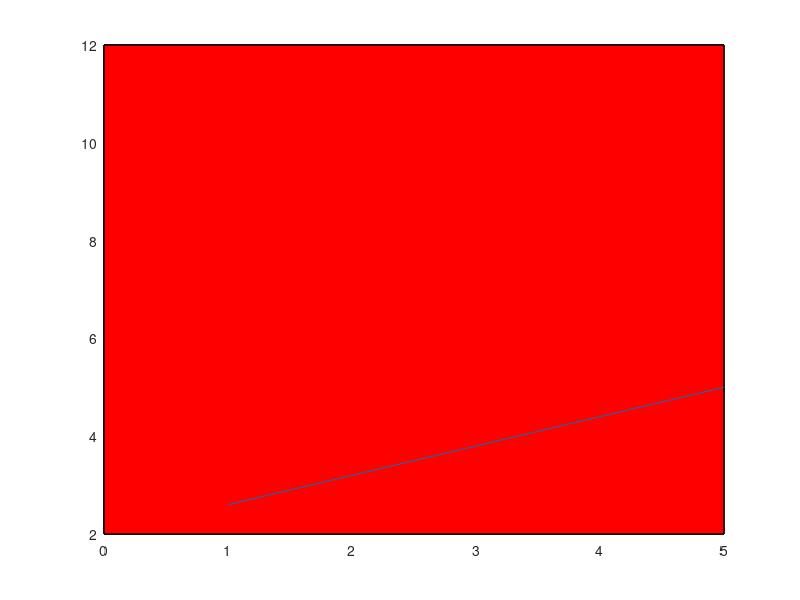

MATLAB code for this plot:
% close all
% clear all
% clc
% t=-2.550; 
% acc=1.44e-10; 
% a=1.732*acc;
% 
% s=1:-0.02:0 ;
% %kx=(2*pi/(sqrt(3)*a))*s ;
% kx=linspace(2*pi/(sqrt(3)*a),0,size(s,2));
% ky=linspace(2*pi/(3*a),0,size(s,2));
% E1=t.*sqrt(1+4.*cos((sqrt(3).*a/2).*kx).*cos((a/2).*ky)+4.*cos((a/2).*ky).^2) ;
% E2=-E1; 
% 
% 
% plot(E1,'r') 
% hold on 
% plot(E2,'r')
% 
% E = [E1];
% En = E2;
% 
% s=0:0.02:1;
% kx=(2*pi/(sqrt(3)*a))*s;
% ky=0;
% E1=t.*sqrt(1+4.*cos((sqrt(3).*a/2).*kx).*cos((a/2).*ky)+4.*cos((a/2).*ky).^2);
% E2=-E1;
% 
% %plot(E1,'*')
% %hold on
% %plot(E2,'*')
% 
% E = [E E1];
% En = [En E2];
% 
% s=0:0.02:1;
% kx=(2*pi/(sqrt(3)*a));
% ky=(2*pi/(3*a))*s ;
% E1=t.*sqrt(1+4.*cos((sqrt(3).*a/2).*kx).*cos((a/2).*ky)+4.*cos((a/2).*ky).^2);
% E2=-E1; 
% 
% %plot(E1,'*')
% %hold on
% %plot(E2,'*')
% 
% 
% E = [E E1];
% En = [En E2];
% 
% plot(E)
% hold on;
% plot(En);


%3d plot genelleştirmesi için

close all;
clear; clc;
% s = scatter3(5,5,5);
% s.Marker  ='o';
% s.MarkerFaceColor = 'blue';
% hold on;
% s = scatter3(6,20,0);
% s.Marker  ='o';
% s.MarkerFaceColor = 'blue';
%hold on
%x = 0:0.01:2*pi;
%r = rectangle('Position',[1 2 5 6]);
%plot(x,sin(x));

%vert = [0 0 0;1 0 0;1 1 0;0 1 0;0 0 1;1 0 1;1 1 1;0 1 1];
%fac = [1 2 6 5;2 3 7 6;3 4 8 7;4 1 5 8;1 2 3 4;5 6 7 8];
%p = patch('Vertices',vert,'Faces',fac,'FaceVertexCData',hsv(6),'FaceColor','flat')
%,...'FaceVertexCData',hsv(6),'FaceColor','flat'

x1 = 0;
y1 = 2;
z1 = 0;
w = 5;
l = 10;
h = 1;


vertx = [x1, x1, x1, x1, x1+w, x1+w, x1+w, x1+w];
verty = [y1, y1+l, y1+l, y1, y1, y1+l, y1+l, y1];
vertz = [z1, z1, z1+h, z1+h, z1, z1, z1+h, z1+h];
fac = [1 2 6 5;2 3 7 6;3 4 8 7;4 1 5 8;1 2 3 4;5 6 7 8];
p = patch(vertx,verty,vertz,'red','Faces',fac);

line([x1, 5],[y1 5],[z1 5]);
%patch(x,y,z,'red');
